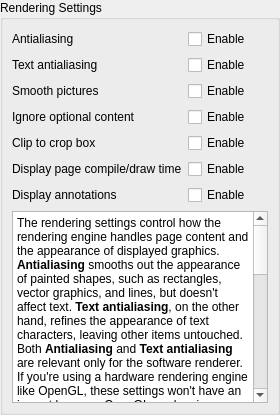
       <widget class="QWidget" name="renderingPage">
        <layout class="QVBoxLayout" name="renderingPageLayout">
         <property name="leftMargin">
          <number>0</number>
         </property>
         <property name="topMargin">
          <number>0</number>
         </property>
         <property name="rightMargin">
          <number>0</number>
         </property>
         <property name="bottomMargin">
          <number>0</number>
         </property>
         <item>
          <widget class="QGroupBox" name="renderingSettingsGroupBox">
           <property name="title">
            <string>Rendering Settings</string>
           </property>
           <layout class="QVBoxLayout" name="renderingSettingsGroupBoxLayout" stretch="0,1">
            <item>
             <layout class="QGridLayout" name="renderingSettingsGridLayout">
              <item row="0" column="1">
               <widget class="QCheckBox" name="antialiasingCheckBox">
                <property name="text">
                 <string>Enable</string>
                </property>
               </widget>
              </item>
              <item row="1" column="1">
               <widget class="QCheckBox" name="textAntialiasingCheckBox">
                <property name="text">
                 <string>Enable</string>
                </property>
               </widget>
              </item>
              <item row="4" column="0">
               <widget class="QLabel" name="clipToCropBoxLabel">
                <property name="text">
                 <string>Clip to crop box</string>
                </property>
               </widget>
              </item>
              <item row="1" column="0">
               <widget class="QLabel" name="textAntialiasingLabel">
                <property name="text">
                 <string>Text antialiasing</string>
                </property>
               </widget>
              </item>
              <item row="3" column="0">
               <widget class="QLabel" name="ignoreOptionalContentLabel">
                <property name="text">
                 <string>Ignore optional content</string>
                </property>
               </widget>
              </item>
              <item row="4" column="1">
               <widget class="QCheckBox" name="clipToCropBoxCheckBox">
                <property name="text">
                 <string>Enable</string>
                </property>
               </widget>
              </item>
              <item row="3" column="1">
               <widget class="QCheckBox" name="ignoreOptionalContentCheckBox">
                <property name="text">
                 <string>Enable</string>
                </property>
               </widget>
              </item>
              <item row="2" column="1">
               <widget class="QCheckBox" name="smoothPicturesCheckBox">
                <property name="text">
                 <string>Enable</string>
                </property>
               </widget>
              </item>
              <item row="5" column="1">
               <widget class="QCheckBox" name="displayTimeCheckBox">
                <property name="text">
                 <string>Enable</string>
                </property>
               </widget>
              </item>
              <item row="2" column="0">
               <widget class="QLabel" name="smoothPicturesLabel">
                <property name="text">
                 <string>Smooth pictures</string>
                </property>
               </widget>
              </item>
              <item row="5" column="0">
               <widget class="QLabel" name="displayTimeLabel">
                <property name="text">
                 <string>Display page compile/draw time</string>
                </property>
               </widget>
              </item>
              <item row="0" column="0">
               <widget class="QLabel" name="antialiasingLabel">
                <property name="text">
                 <string>Antialiasing</string>
                </property>
               </widget>
              </item>
              <item row="6" column="0">
               <widget class="QLabel" name="displayAnnotationsLabel">
                <property name="text">
                 <string>Display annotations</string>
                </property>
               </widget>
              </item>
              <item row="6" column="1">
               <widget class="QCheckBox" name="displayAnnotationsCheckBox">
                <property name="text">
                 <string>Enable</string>
                </property>
               </widget>
              </item>
             </layout>
            </item>
            <item>
             <widget class="QTextBrowser" name="renderingHelpTextBrowser">
              <property name="html">
               <string>&lt;!DOCTYPE HTML PUBLIC &quot;-//W3C//DTD HTML 4.0//EN&quot; &quot;http://www.w3.org/TR/REC-html40/strict.dtd&quot;&gt;
&lt;html&gt;&lt;head&gt;&lt;meta name=&quot;qrichtext&quot; content=&quot;1&quot; /&gt;&lt;meta charset=&quot;utf-8&quot; /&gt;&lt;style type=&quot;text/css&quot;&gt;
p, li { white-space: pre-wrap; }
hr { height: 1px; border-width: 0; }
li.unchecked::marker { content: &quot;\2610&quot;; }
li.checked::marker { content: &quot;\2612&quot;; }
&lt;/style&gt;&lt;/head&gt;&lt;body style=&quot; font-family:'Segoe UI'; font-size:9pt; font-weight:400; font-style:normal;&quot;&gt;
&lt;p style=&quot; margin-top:12px; margin-bottom:12px; margin-left:0px; margin-right:0px; -qt-block-indent:0; text-indent:0px;&quot;&gt;The rendering settings control how the rendering engine handles page content and the appearance of displayed graphics. &lt;span style=&quot; font-weight:600;&quot;&gt;Antialiasing&lt;/span&gt; smooths out the appearance of painted shapes, such as rectangles, vector graphics, and lines, but doesn't affect text. &lt;span style=&quot; font-weight:600;&quot;&gt;Text antialiasing&lt;/span&gt;, on the other hand, refines the appearance of text characters, leaving other items untouched. Both &lt;span style=&quot; font-weight:600;&quot;&gt;Antialiasing &lt;/span&gt;and &lt;span style=&quot; font-weight:600;&quot;&gt;Text antialiasing &lt;/span&gt;are relevant only for the software renderer. If you're using a hardware rendering engine like OpenGL, these settings won't have an impact because OpenGL renders images using MSAA antialiasing (if enabled). &lt;/p&gt;
&lt;p style=&quot; margin-top:12px; margin-bottom:12px; margin-left:0px; margin-right:0px; -qt-block-indent:0; text-indent:0px;&quot;&gt;&lt;span style=&quot; font-weight:600;&quot;&gt;Smooth pictures&lt;/span&gt; option enables pictures to be transformed into device space coordinates using a high-quality image transformation method. This generally results in better image quality. When disabled, a default fast transformation is used, potentially reducing image quality if the source DPI and device DPI differ. &lt;/p&gt;
&lt;p style=&quot; margin-top:12px; margin-bottom:12px; margin-left:0px; margin-right:0px; -qt-block-indent:0; text-indent:0px;&quot;&gt;&lt;span style=&quot; font-weight:600;&quot;&gt;Ignore optional content &lt;/span&gt;ignores all optional content settings and renders everything in the content stream. &lt;span style=&quot; font-weight:600;&quot;&gt;Clip to crop box&lt;/span&gt; restricts the rendering area to the page's crop box, which is usually smaller than the whole page. Graphics outside the crop box aren't drawn, which can be useful for removing printer marks and similar elements. &lt;span style=&quot; font-weight:600;&quot;&gt;Display page compile/draw time&lt;/span&gt; can be handy for debugging, showing the time taken to compile a page (stored in the cache) and the time taken to render the compiled page contents onto the output device. &lt;/p&gt;
&lt;p style=&quot; margin-top:12px; margin-bottom:12px; margin-left:0px; margin-right:0px; -qt-block-indent:0; text-indent:0px;&quot;&gt;Using the &lt;span style=&quot; font-weight:600;&quot;&gt;Display annotations&lt;/span&gt; setting, you can enable or disable the display of annotations. If annotations are disabled, the user will not be able to interact with them. &lt;/p&gt;&lt;/body&gt;&lt;/html&gt;</string>
              </property>
             </widget>
            </item>
           </layout>
          </widget>
         </item>
        </layout>
       </widget>
